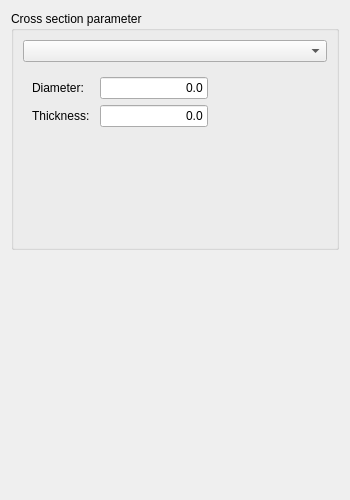
<?xml version="1.0" encoding="UTF-8"?>
<ui version="4.0">
 <class>Form</class>
 <widget class="QWidget" name="Form">
  <property name="geometry">
   <rect>
    <x>0</x>
    <y>0</y>
    <width>350</width>
    <height>500</height>
   </rect>
  </property>
  <property name="windowTitle">
   <string>Beam section parameter</string>
  </property>
  <layout class="QVBoxLayout" name="verticalLayout">
   <item>
    <widget class="QGroupBox" name="groupBox_2">
     <property name="title">
      <string>Cross section parameter</string>
     </property>
     <layout class="QGridLayout" name="_2">
      <property name="margin">
       <number>9</number>
      </property>
      <property name="spacing">
       <number>6</number>
      </property>
      <item row="0" column="0">
       <widget class="QComboBox" name="cb_crosssectiontype"/>
      </item>
      <item row="3" column="0">
       <widget class="QStackedWidget" name="widget_stack">
        <property name="currentIndex">
         <number>2</number>
        </property>
        <widget class="QWidget" name="page_all">
         <layout class="QGridLayout" name="_3">
          <property name="margin">
           <number>9</number>
          </property>
          <property name="spacing">
           <number>6</number>
          </property>
          <item row="1" column="0">
           <layout class="QFormLayout" name="formLayout_1">
            <property name="fieldGrowthPolicy">
             <enum>QFormLayout::AllNonFixedFieldsGrow</enum>
            </property>
            <item row="1" column="0">
             <widget class="QLabel" name="l_rec_width">
              <property name="text">
               <string>Width:   </string>
              </property>
             </widget>
            </item>
            <item row="1" column="1">
             <widget class="Gui::InputField" name="if_rec_width">
              <property name="sizePolicy">
               <sizepolicy hsizetype="Fixed" vsizetype="Fixed">
                <horstretch>0</horstretch>
                <verstretch>0</verstretch>
               </sizepolicy>
              </property>
              <property name="minimumSize">
               <size>
                <width>80</width>
                <height>20</height>
               </size>
              </property>
              <property name="text">
               <string>0.0</string>
              </property>
              <property name="alignment">
               <set>Qt::AlignRight|Qt::AlignTrailing|Qt::AlignVCenter</set>
              </property>
              <property name="singleStep" stdset="0">
               <double>1.000000000000000</double>
              </property>
              <property name="maximum" stdset="0">
               <double>1000000000.000000000000000</double>
              </property>
              <property name="unit" stdset="0">
               <string notr="true">mm</string>
              </property>
              <property name="decimals" stdset="0">
               <number>2</number>
              </property>
              <property name="value" stdset="0">
               <double>0.000000000000000</double>
              </property>
             </widget>
            </item>
            <item row="2" column="0">
             <widget class="QLabel" name="l_rec_height">
              <property name="text">
               <string>Height:     </string>
              </property>
             </widget>
            </item>
            <item row="2" column="1">
             <widget class="Gui::InputField" name="if_rec_height">
              <property name="sizePolicy">
               <sizepolicy hsizetype="Fixed" vsizetype="Fixed">
                <horstretch>0</horstretch>
                <verstretch>0</verstretch>
               </sizepolicy>
              </property>
              <property name="minimumSize">
               <size>
                <width>80</width>
                <height>20</height>
               </size>
              </property>
              <property name="text">
               <string>0.0</string>
              </property>
              <property name="alignment">
               <set>Qt::AlignRight|Qt::AlignTrailing|Qt::AlignVCenter</set>
              </property>
              <property name="singleStep" stdset="0">
               <double>1.000000000000000</double>
              </property>
              <property name="maximum" stdset="0">
               <double>1000000000.000000000000000</double>
              </property>
              <property name="unit" stdset="0">
               <string notr="true">mm</string>
              </property>
              <property name="decimals" stdset="0">
               <number>2</number>
              </property>
              <property name="value" stdset="0">
               <double>0.000000000000000</double>
              </property>
             </widget>
            </item>
           </layout>
          </item>
         </layout>
        </widget>
        <widget class="QWidget" name="page_remaining">
         <layout class="QGridLayout" name="_5">
          <property name="margin">
           <number>9</number>
          </property>
          <property name="spacing">
           <number>6</number>
          </property>
          <item row="0" column="0">
           <layout class="QFormLayout" name="formLayout_2">
            <property name="fieldGrowthPolicy">
             <enum>QFormLayout::AllNonFixedFieldsGrow</enum>
            </property>
            <item row="1" column="1">
             <widget class="Gui::InputField" name="if_circ_diameter">
              <property name="sizePolicy">
               <sizepolicy hsizetype="Fixed" vsizetype="Fixed">
                <horstretch>0</horstretch>
                <verstretch>0</verstretch>
               </sizepolicy>
              </property>
              <property name="minimumSize">
               <size>
                <width>80</width>
                <height>20</height>
               </size>
              </property>
              <property name="layoutDirection">
               <enum>Qt::LeftToRight</enum>
              </property>
              <property name="text">
               <string>0.0</string>
              </property>
              <property name="alignment">
               <set>Qt::AlignRight|Qt::AlignTrailing|Qt::AlignVCenter</set>
              </property>
              <property name="singleStep" stdset="0">
               <double>1.000000000000000</double>
              </property>
              <property name="maximum" stdset="0">
               <double>1000000000.000000000000000</double>
              </property>
              <property name="unit" stdset="0">
               <string notr="true">mm</string>
              </property>
              <property name="decimals" stdset="0">
               <number>2</number>
              </property>
              <property name="value" stdset="0">
               <double>0.000000000000000</double>
              </property>
             </widget>
            </item>
            <item row="1" column="0">
             <widget class="QLabel" name="l_circ_diameter">
              <property name="text">
               <string>Diameter:   </string>
              </property>
             </widget>
            </item>
           </layout>
          </item>
         </layout>
        </widget>
        <widget class="QWidget" name="page_referenced">
         <layout class="QGridLayout" name="gridLayout_11">
          <item row="0" column="0">
           <layout class="QFormLayout" name="formLayout_3">
            <property name="fieldGrowthPolicy">
             <enum>QFormLayout::AllNonFixedFieldsGrow</enum>
            </property>
            <item row="1" column="0">
             <widget class="QLabel" name="l_pipe_diameter">
              <property name="text">
               <string>Diameter:   </string>
              </property>
             </widget>
            </item>
            <item row="1" column="1">
             <widget class="Gui::InputField" name="if_pipe_diameter">
              <property name="sizePolicy">
               <sizepolicy hsizetype="Fixed" vsizetype="Fixed">
                <horstretch>0</horstretch>
                <verstretch>0</verstretch>
               </sizepolicy>
              </property>
              <property name="minimumSize">
               <size>
                <width>80</width>
                <height>20</height>
               </size>
              </property>
              <property name="text">
               <string>0.0</string>
              </property>
              <property name="alignment">
               <set>Qt::AlignRight|Qt::AlignTrailing|Qt::AlignVCenter</set>
              </property>
              <property name="singleStep" stdset="0">
               <double>1.000000000000000</double>
              </property>
              <property name="maximum" stdset="0">
               <double>1000000000.000000000000000</double>
              </property>
              <property name="unit" stdset="0">
               <string notr="true">mm</string>
              </property>
              <property name="decimals" stdset="0">
               <number>2</number>
              </property>
              <property name="value" stdset="0">
               <double>0.000000000000000</double>
              </property>
             </widget>
            </item>
            <item row="2" column="0">
             <widget class="QLabel" name="l_pipe_thickness">
              <property name="text">
               <string>Thickness:</string>
              </property>
             </widget>
            </item>
            <item row="2" column="1">
             <widget class="Gui::InputField" name="if_pipe_thickness">
              <property name="sizePolicy">
               <sizepolicy hsizetype="Fixed" vsizetype="Fixed">
                <horstretch>0</horstretch>
                <verstretch>0</verstretch>
               </sizepolicy>
              </property>
              <property name="minimumSize">
               <size>
                <width>80</width>
                <height>20</height>
               </size>
              </property>
              <property name="text">
               <string>0.0</string>
              </property>
              <property name="alignment">
               <set>Qt::AlignRight|Qt::AlignTrailing|Qt::AlignVCenter</set>
              </property>
              <property name="singleStep" stdset="0">
               <double>1.000000000000000</double>
              </property>
              <property name="maximum" stdset="0">
               <double>1000000000.000000000000000</double>
              </property>
              <property name="unit" stdset="0">
               <string notr="true">mm</string>
              </property>
              <property name="decimals" stdset="0">
               <number>2</number>
              </property>
              <property name="value" stdset="0">
               <double>0.000000000000000</double>
              </property>
             </widget>
            </item>
           </layout>
          </item>
         </layout>
        </widget>
       </widget>
      </item>
     </layout>
    </widget>
   </item>
   <item>
    <spacer name="verticalSpacer">
     <property name="orientation">
      <enum>Qt::Vertical</enum>
     </property>
     <property name="sizeHint" stdset="0">
      <size>
       <width>20</width>
       <height>40</height>
      </size>
     </property>
    </spacer>
   </item>
  </layout>
 </widget>
 <customwidgets>
  <customwidget>
   <class>Gui::InputField</class>
   <extends>QLineEdit</extends>
   <header>Gui/InputField.h</header>
  </customwidget>
 </customwidgets>
 <resources/>
 <connections>
  <connection>
   <sender>cb_crosssectiontype</sender>
   <signal>currentIndexChanged(int)</signal>
   <receiver>widget_stack</receiver>
   <slot>setCurrentIndex(int)</slot>
   <hints>
    <hint type="sourcelabel">
     <x>245</x>
     <y>45</y>
    </hint>
    <hint type="destinationlabel">
     <x>245</x>
     <y>126</y>
    </hint>
   </hints>
  </connection>
 </connections>
</ui>
